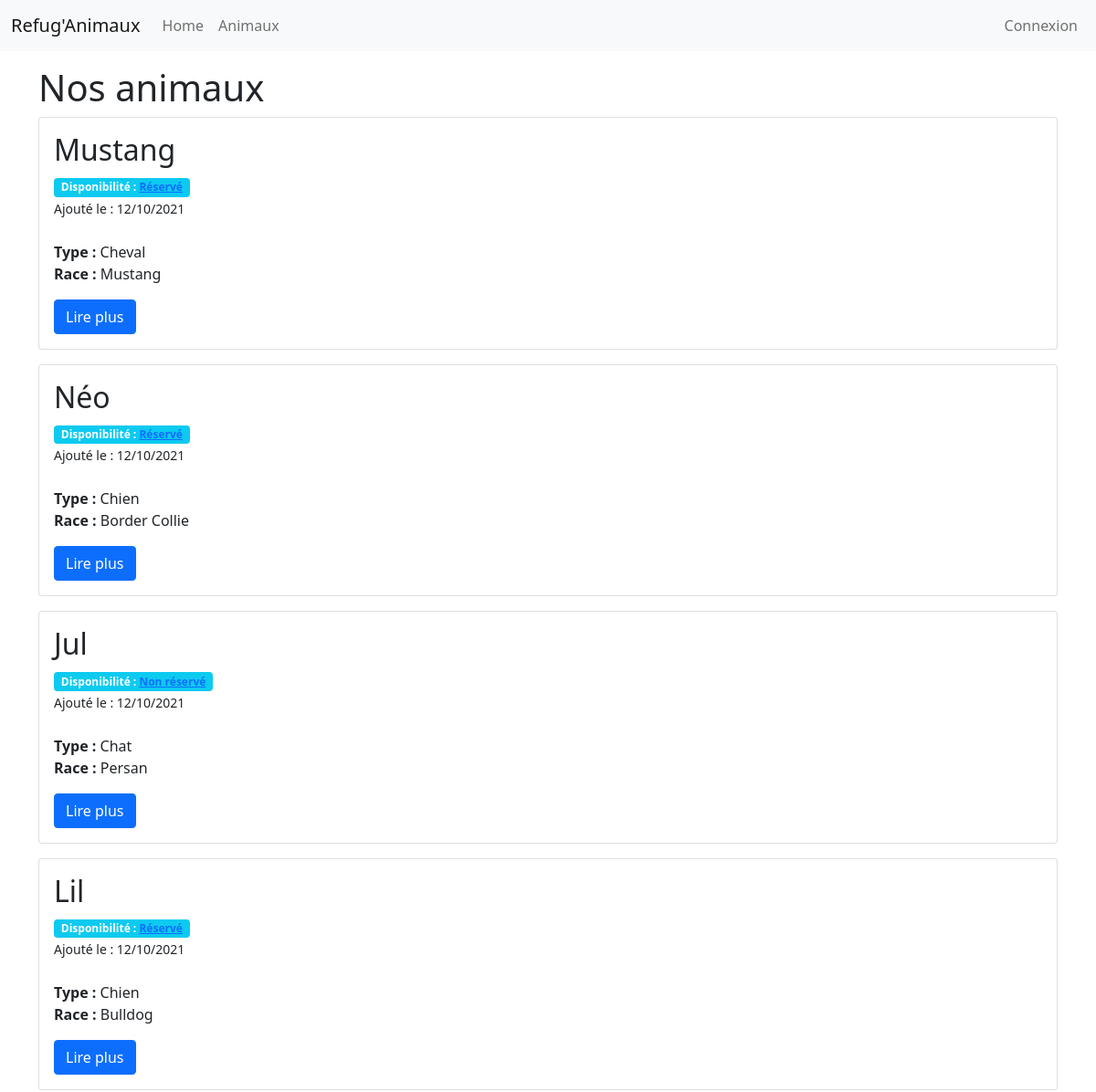
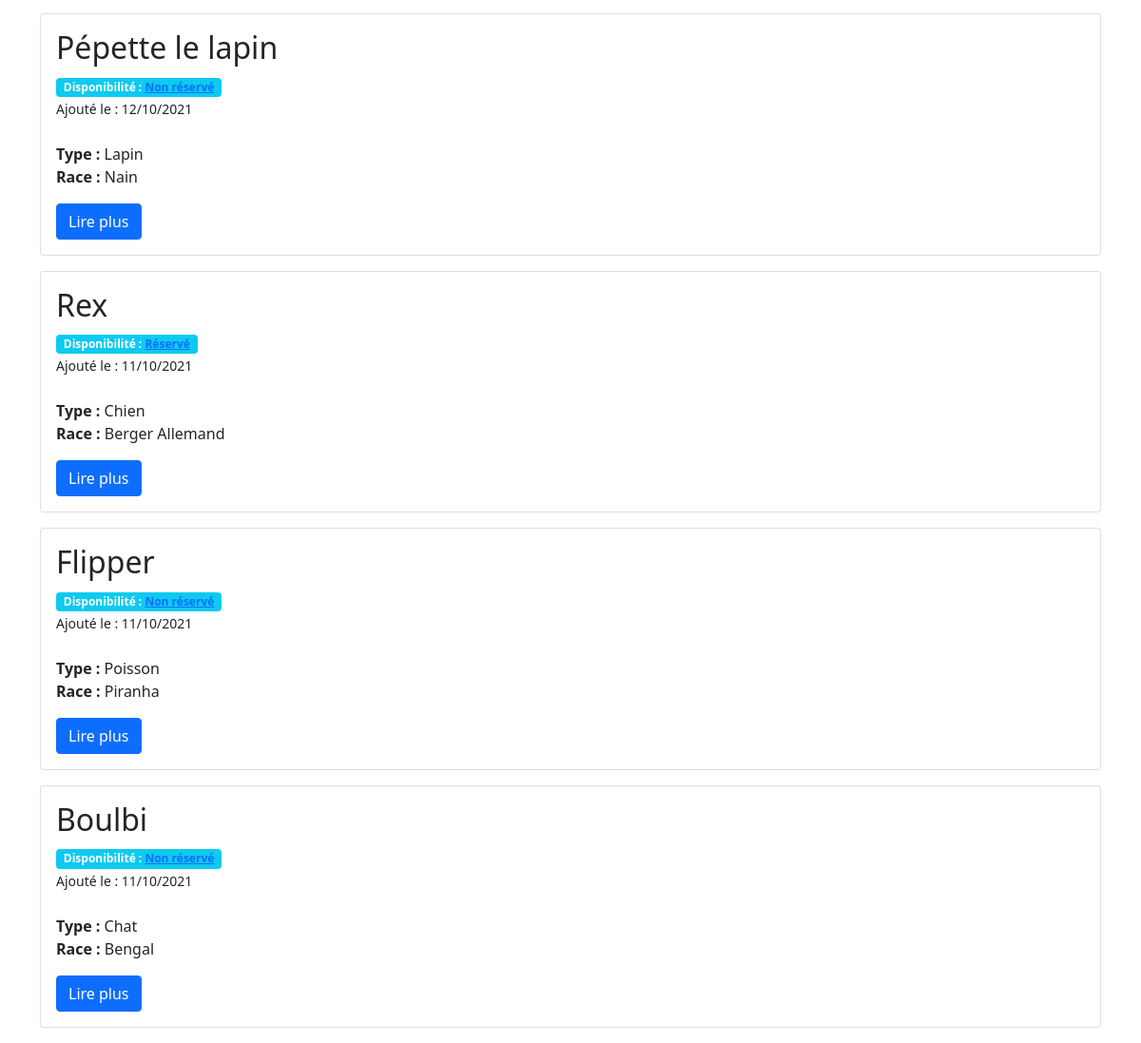
Page /animals on the committed database (2 pictures, top to bottom).
### tables this page shows
CREATE TABLE `animals` (
  `id` int(11) NOT NULL,
  `name` varchar(255) NOT NULL,
  `type` varchar(255) NOT NULL,
  `race` varchar(255) NOT NULL,
  `description` text NOT NULL,
  `created_at` datetime DEFAULT CURRENT_TIMESTAMP
);

CREATE TABLE `tags` (
  `id` int(11) NOT NULL,
  `name` varchar(255) NOT NULL DEFAULT '0',
  `created_at` date NOT NULL
);

### app/Controllers/Controller.php (called while the page is built, shortened)
<?php
abstract class Controller {
    protected $db;
    public function __construct(DBConnection $db)
    {
        $this->db = $db;
    }
    protected function view(string $path, array $params = null)
    {
        $path = str_replace('.', DIRECTORY_SEPARATOR, $path);
        require VIEWS . $path . '.php';
        $content = ob_get_clean();
        require VIEWS . 'layout.php';
    }
    protected function getDB()
    {
        return $this->db;
    }
}

### app/Controllers/AnimalsController.php (called while the page is built, shortened)
<?php
class AnimalsController extends Controller {
    public function index()
    {
        $animal = new Animal($this->getDB());
        $animals = $animal->all();
        return $this->view('animals.index', compact('animals'));
    }
}

### routes/Route.php (called while the page is built, shortened)
<?php
class Route {
    public $path;
    public $action;
    public $matches;
    public function __construct($path, $action)
    {
        $this->path = trim($path, '/');
        $this->action = $action;
    }
    public function matches(string $url)
    {
        $path = preg_replace('#:([\w]+)#', '([^/]+)', $this->path);
        $pathToMatch = "#^$path$#";
        if (preg_match($pathToMatch, $url, $matches)) {
            $this->matches = $matches;
            return true;
        } else {
            return false;
        }
    }
    public function execute()
    {
        $params = explode('@', $this->action);
        $controller = new $params[0](new DBConnection(DB_NAME, DB_HOST, DB_USER, DB_PWD));
        $method = $params[1];
        return isset($this->matches[1]) ? $controller->$method($this->matches[1]) : $controller->$method();
    }
}

### routes/Router.php (called while the page is built, shortened)
<?php
class Router {
    public $url;
    public $routes = [];
    public function __construct($url)
    {
        $this->url = trim($url, '/');
    }
    public function get(string $path, string $action)
    {
        $this->routes['GET'][] = new Route($path, $action);
    }
    public function post(string $path, string $action)
    {
        $this->routes['POST'][] = new Route($path, $action);
    }
    public function run()
    {
        foreach ($this->routes[$_SERVER['REQUEST_METHOD']] as $route) {
            if ($route->matches($this->url)) {
                return $route->execute();
            }
        }
        throw new NotFoundException("Cette page n'existe pas :3");
    }
}

### public/index.php (called while the page is built, shortened)
<?php
    $router = new Router($_GET['url']);
    $router->get('/', 'App\Controllers\AnimalsController@welcome');
    $router->get('/animals', 'App\Controllers\AnimalsController@index');
    $router->get('/animals/:id', 'App\Controllers\AnimalsController@show');
    $router->get('/tags/:id', 'App\Controllers\AnimalsController@tag');
    $router->get('/login', 'App\Controllers\UserController@login');
    $router->post('/login', 'App\Controllers\UserController@loginPost');
    $router->get('/logout', 'App\Controllers\UserController@logout');
    $router->get('/admin/animals', 'App\Controllers\Admin\AnimalController@index');
    $router->get('/admin/animals/create', 'App\Controllers\Admin\AnimalController@create');
    $router->post('/admin/animals/create', 'App\Controllers\Admin\AnimalController@createAnimal');
    $router->post('/admin/animals/delete/:id', 'App\Controllers\Admin\AnimalController@destroy');
    $router->get('/admin/animals/edit/:id', 'App\Controllers\Admin\AnimalController@edit');
    $router->post('/admin/animals/edit/:id', 'App\Controllers\Admin\AnimalController@update');
    try {
        $router->run();
    } catch (NotFoundException $e) {
        return $e->error404();
    }
?>

### app/Models/Model.php (called while the page is built, shortened)
<?php
abstract class Model {
    protected $db;
    protected $table;
    public function __construct(DBConnection $db)
    {
        $this->db = $db;
    }
    public function all(): array
    {
        return $this->query("SELECT * FROM {$this->table} ORDER BY created_at DESC");
    }
    public function query(string $sql, array $param = null, bool $single = null)
    {
        $method = is_null($param) ? 'query' : 'prepare';
        $fetch = is_null($single) ? 'fetchAll' : 'fetch';
        $stmt = $this->db->getPDO()->$method($sql);
        $stmt->setFetchMode(PDO::FETCH_CLASS, get_class($this), [$this->db]);
        if ($method === 'query') {
            return $stmt->$fetch();
        } else {
            $stmt->execute($param);
            return $stmt->$fetch();
        }
    }
}

### database/DBConnection.php (called while the page is built, shortened)
<?php
class DBConnection {
    private $dbname;
    private $host;
    private $username;
    private $password;
    private $pdo;
    public function __construct(string $dbname, string $host, string $username, string $password)
    {
        $this->dbname = $dbname;
        $this->host = $host;
        $this->username = $username;
        $this->password = $password;
    }
    public function getPDO(): PDO
    {
        return $this->pdo ?? $this->pdo = new PDO("mysql:dbname={$this->dbname};host={$this->host}", $this->username, $this->password, [
            PDO::ATTR_ERRMODE => PDO::ERRMODE_EXCEPTION,
            PDO::ATTR_DEFAULT_FETCH_MODE => PDO::FETCH_OBJ,
            PDO::MYSQL_ATTR_INIT_COMMAND => 'SET CHARACTER SET UTF8'
        ]);
    }
}

### app/Models/Animal.php (called while the page is built, shortened)
<?php
class Animal extends Model {
    public function getCreatedAt()
    {
        return (new DateTime($this->created_at))->format('d/m/Y');
    }
    public function getTags()
    {
        return $this->query("
            SELECT t.* FROM tags t
            INNER JOIN animal_tag at ON at.tag_id = t.id
            WHERE at.animal_id = ?
        ", [$this->id]);
    }
}

### views/animals/index.php (the view)
<h1 class="mt-3">Nos animaux</h1>
<?php foreach($params['animals'] as $animal): ?>
    <div class="card mb-3">
        <div class="card-body">
            <h2><?= $animal->name ?></h2>
            <div>
                <?php foreach ($animal->getTags() as $tag) : ?>
                    <span class="badge bg-info">Disponibilité : <a href="/tags/<?= $tag->id ?>"><?= $tag->name ?></a></span>
                <?php endforeach ?>
            </div>
            <small>Ajouté le : <?= $animal->getCreatedAt() ?></small>
            <br/><br/>
            <b>Type :</b> <?= $animal->type ?><br/>
            <b>Race :</b> <?= $animal->race ?></p>
            <a href="/animals/<?= $animal->id ?>" class="btn btn-primary">Lire plus</a>
        </div>
    </div>
<?php endforeach ?>

### views/layout.php (shortened to what this page needs)
<!DOCTYPE html>
<html lang="fr">
<head>
    <link rel="stylesheet" href="<?= SCRIPTS . 'css' . DIRECTORY_SEPARATOR . 'style.css' ?>">
    <link href="https://cdn.jsdelivr.net/npm/bootstrap@5.1.3/dist/css/bootstrap.min.css" rel="stylesheet">
</head>
<body>
<nav class="navbar navbar-expand-md navbar-light bg-light">
  <div class="container-fluid">
    <a class="navbar-brand" href="/">Refug'Animaux</a>
    <div class="collapse navbar-collapse" id="navbarSupportedContent">
      <ul class="navbar-nav me-auto mb-2 mb-lg-0">
        <li class="nav-item">
          <a class="nav-link" href="/">Home</a>
        </li>
        <li class="nav-item">
          <a class="nav-link" href="/animals">Animaux</a>
        </li>
      </ul>
      <ul class="navbar-nav ml-auto">
          <?php if (isset($_SESSION['auth'])): ?>
            <li class="nav-item">
              <a class="nav-link" href="/admin/animals">Administration</a>
          </li>
          <li class="nav-item">
              <a class="nav-link" href="/logout">Se déconnecter</a>
          </li>
          <?php else : ?>
            <li class="nav-item">
              <a class="nav-link" href="/login">Connexion</a>
          </li>
          <?php endif ?>
      </ul>
    </div>
  </div>
</nav>
    <div class="container">
        <?= $content ?>
    </div>
</body>
</html>

### rows in the picture
animals: name "Mustang", created_at "12/10/2021", type "Cheval", race "Mustang"
tags: name "Réservé"
animals: name "Néo", created_at "12/10/2021", type "Chien", race "Border Collie"
animals: name "Jul", created_at "12/10/2021", type "Chat", race "Persan"
tags: name "Non réservé"
animals: name "Lil", created_at "12/10/2021", type "Chien", race "Bulldog"
animals: name "Pépette le lapin", created_at "12/10/2021", type "Lapin", race "Nain"
animals: name "Rex", created_at "11/10/2021", type "Chien", race "Berger Allemand"
animals: name "Flipper", created_at "11/10/2021", type "Poisson", race "Piranha"
animals: name "Boulbi", created_at "11/10/2021", type "Chat", race "Bengal"
